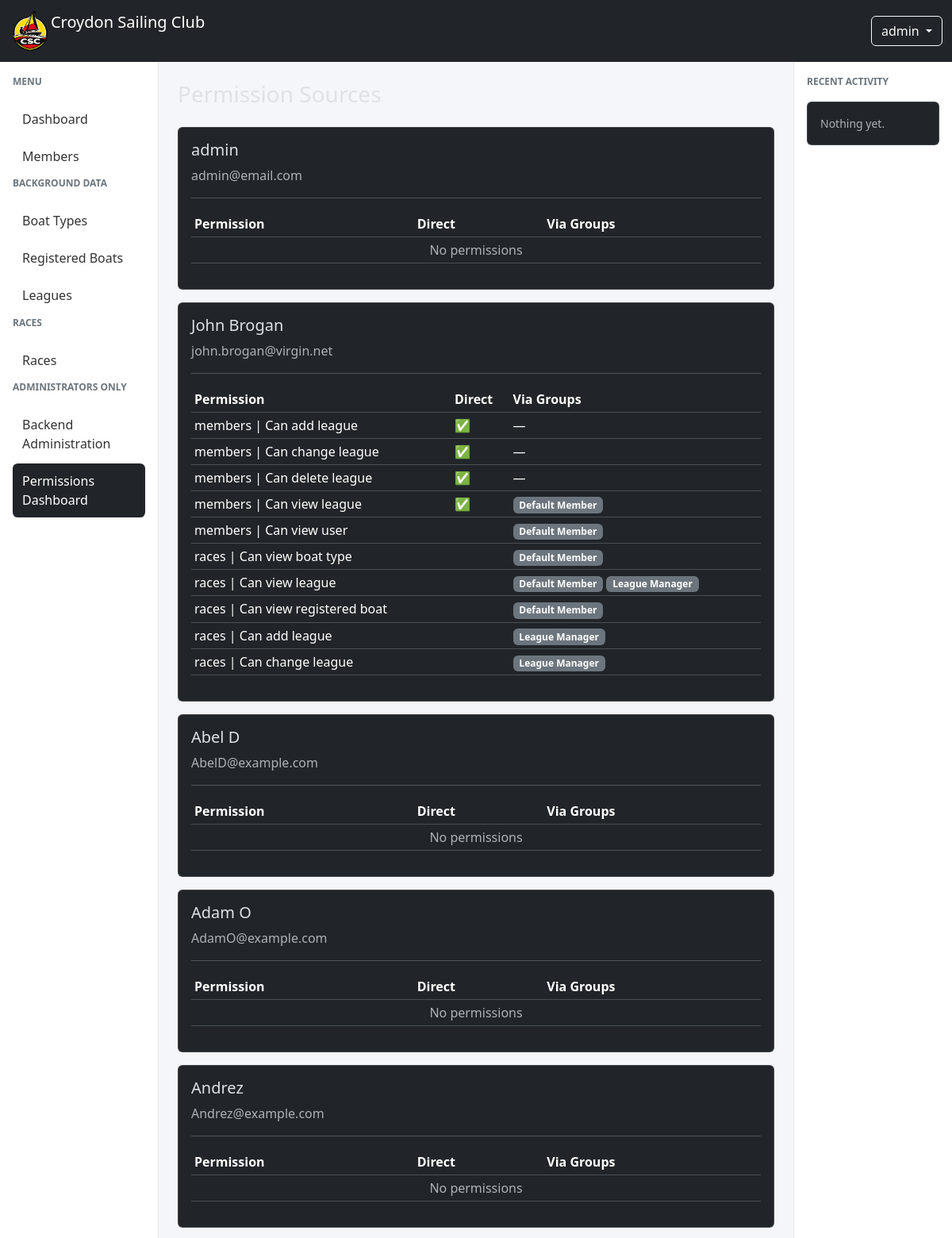
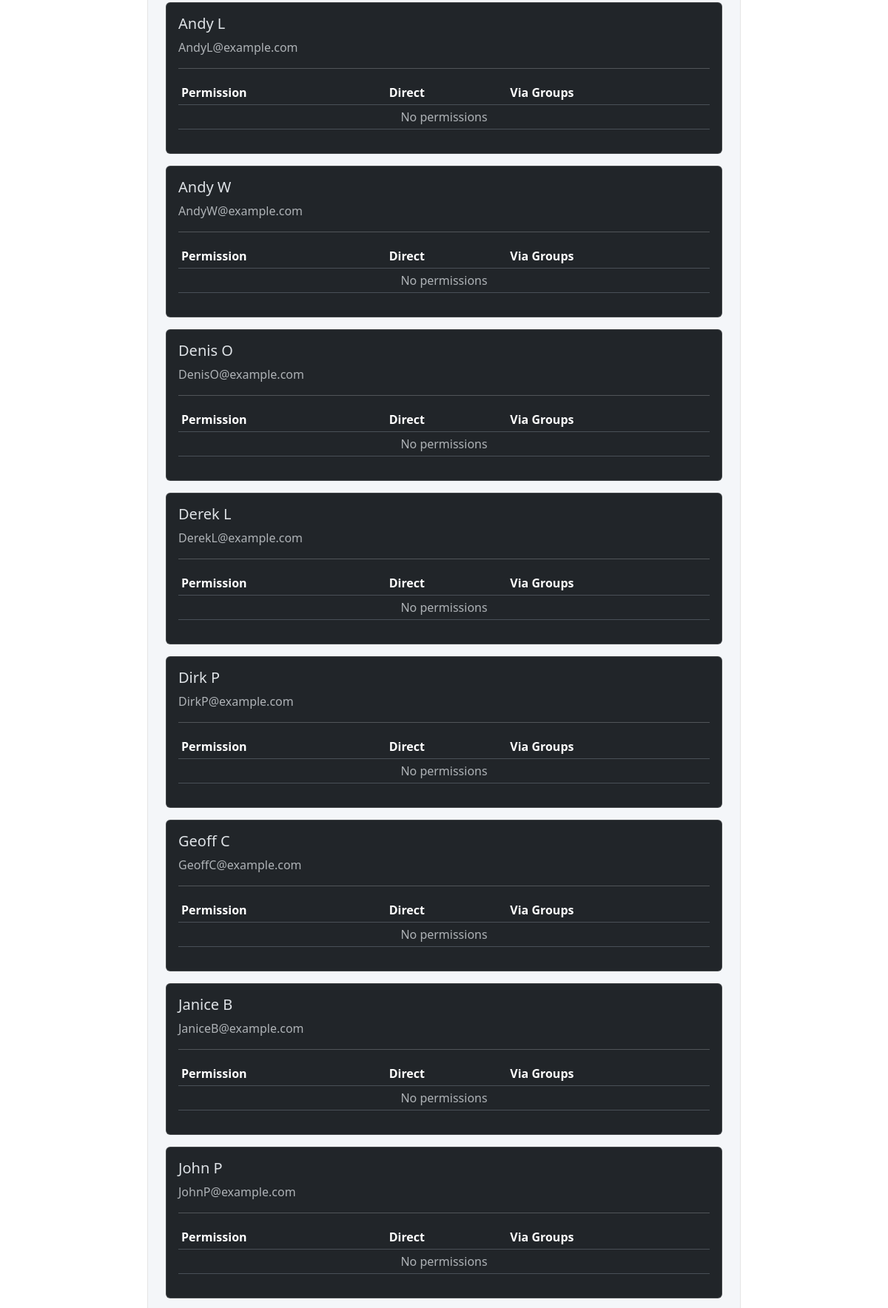
/members/permissions/ (signed in, upper part), run on the app's committed database (2 pictures, top to bottom).
### members/models.py (models this page shows, shortened)
class Member(AbstractUser):
    username = models.CharField(
        max_length=150,
        unique=True,
        null=True,
        blank=True,
        verbose_name="Alias"
    )
    email = models.EmailField(
        unique=True,
        verbose_name="Email Address"
    )
    full_name = models.CharField(
        max_length=255,
        blank=True,
        help_text="Full name as an alternative to first and last name"
    )
    email_verified = models.BooleanField(
        default=False,
        help_text="Designates whether the user's email has been verified"
    )
    default_boat = models.ForeignKey(
        "races.RegisteredBoat",
        on_delete=models.SET_NULL,
        null=True,
        blank=True,
        related_name="default_for_members",
    )
    USERNAME_FIELD = "email"
    REQUIRED_FIELDS = ["username"]
    def get_short_name(self):
        return self.full_name or self.username or self.email

### members/views.py (the view)
# urls.py: path("permissions/", PermissionDashboardView.as_view(), name="permission-dashboard"),
class PermissionDashboardView(UserPassesTestMixin, TemplateView):
    template_name = "members/permission_dashboard.html"
    def test_func(self):
        return self.request.user.is_staff
    def get_context_data(self, **kwargs):
        context = super().get_context_data(**kwargs)
        users = User.objects.all().prefetch_related(
            "groups__permissions",
            "user_permissions"
        )
        dashboard = []
        for user in users:
            perm_map = {}
            for perm in user.user_permissions.all():
                key = perm.id
                perm_map.setdefault(key, {
                    "perm": perm,
                    "direct": False,
                    "groups": []
                })
                perm_map[key]["direct"] = True
            for group in user.groups.all():
                for perm in group.permissions.all():
                    key = perm.id
                    perm_map.setdefault(key, {
                        "perm": perm,
                        "direct": False,
                        "groups": []
                    })
                    perm_map[key]["groups"].append(group)
            dashboard.append({
                "user": user,
                "permissions": perm_map.values(),
            })
        context["dashboard"] = dashboard
        return context

### members/templates/members/permission_dashboard.html (shortened to what this page needs)
{% extends "base.html" %}
{% block content %}
<h3 class="mb-4">Permission Sources</h3>
{% for entry in dashboard %}
<div class="card mb-3">
    <div class="card-body">
        <h5>{{ entry.user.get_short_name }}</h5>
        <p class="text-muted">{{ entry.user.email }}</p>
        <hr>
        <table class="table table-sm">
            <thead>
                <tr>
                    <th>Permission</th>
                    <th>Direct</th>
                    <th>Via Groups</th>
                </tr>
            </thead>
            <tbody>
                {% for item in entry.permissions %}
                <tr>
                    <td>
                        {{ item.perm.content_type.app_label }} |
                        {{ item.perm.name }}
                    </td>
                    <td>
                        {% if item.direct %}
                            ✅
                        {% endif %}
                    </td>
                    <td>
                        {% for g in item.groups %}
                            <span class="badge bg-secondary">
                                {{ g.name }}
                            </span>
                        {% empty %}
                            —
                        {% endfor %}
                    </td>
                </tr>
                {% empty %}
                <tr>
                    <td colspan="3" class="text-muted text-center">
                        No permissions
                    </td>
                </tr>
                {% endfor %}
            </tbody>
        </table>
    </div>
</div>
{% endfor %}
{% endblock %}

### csc_manager/templates/base.html (shortened to what this page needs)
{% load bootstrap5 %}
{% load static %}
<!DOCTYPE html>
<html lang="en" data-bs-theme="dark">
<head>
    {% bootstrap_css %}
</head>
<body>
<nav class="navbar navbar-expand-lg navbar-dark bg-dark">
    <div class="container-fluid">
        <a class="navbar-brand d-flex align-items-centre" href="/">
            <img src="{% static 'img/csc_logo_cropped.png' %}" class="logo"> Croydon Sailing Club
        </a>
        <div class="ms-auto">
            {% if user.is_authenticated %}
            <div class="dropdown">
                <a class="btn btn-outline-light dropdown-toggle"
                   data-bs-toggle="dropdown">
                    {{ user.get_short_name|default:user.email }}
                </a>
            </div>
            {% else %}
                <a class="btn btn-outline-light" href="{% url 'login' %}">
                    Login
                </a>
            {% endif %}
        </div>
    </div>
</nav>
<div class="container-fluid">
    <div class="row">
        <div class="col-lg-2 d-none d-lg-block sidebar p-3">
            {% include "components/sidebar_menu.html" %}
        </div>
        <main class="col-lg-8 col-12 p-4">
            {% block content %}{% endblock %}
        </main>
        <div class="col-lg-2 d-none d-lg-block activity-panel p-3">
            <div class="sidebar-title">Recent Activity</div>
            {% block rightpanel %}
            <div class="card">
                <div class="card-body small text-muted">
                    Nothing yet.
                </div>
            </div>
            {% endblock %}
        </div>
    </div>
</div>
</body>
</html>

### csc_manager/templates/base.html (style rules this page uses)
body { background-color: #f4f6f9; }
.logo { height: 52px; width: auto; max-width: none; display: block; }
.sidebar { min-height: calc(100vh - 56px); border-right: 1px solid #e5e5e5; background: white; }
.sidebar-title { font-size: 0.75rem; font-weight: 600; text-transform: uppercase; color: #6c757d; margin-bottom: 1rem; }
.activity-panel { background: white; border-left: 1px solid #e5e5e5; min-height: calc(100vh - 56px); }
.activity-panel .card { margin-bottom: 0.75rem; }
.navbar-brand { flex: 0 0 auto; max-width: none; }
.navbar-brand img { max-width: none !important; }
.navbar > .container-fluid { flex-wrap: nowrap; }

### data on the page
Member: get_short_name "admin", user.get_short_name "admin", user.email "admin@email.com"
Member: user.get_short_name "John Brogan", user.email "john.brogan@virgin.net"
Member: user.get_short_name "Abel D", user.email "AbelD@example.com"
Member: user.get_short_name "Adam O", user.email "AdamO@example.com"
Member: user.get_short_name "Andrez", user.email "Andrez@example.com"
Member: user.get_short_name "Andy L", user.email "AndyL@example.com"
Member: user.get_short_name "Andy W", user.email "AndyW@example.com"
Member: user.get_short_name "Denis O", user.email "DenisO@example.com"
Member: user.get_short_name "Derek L", user.email "DerekL@example.com"
Member: user.get_short_name "Dirk P", user.email "DirkP@example.com"
Member: user.get_short_name "Geoff C", user.email "GeoffC@example.com"
Member: user.get_short_name "Janice B", user.email "JaniceB@example.com"
Member: user.get_short_name "John P", user.email "JohnP@example.com"

### other printed values
{{ item.perm.content_type.app_label }} "members"
{{ item.perm.name }} "Can add league"
{{ item.perm.name }} "Can change league"
{{ item.perm.name }} "Can delete league"
{{ item.perm.name }} "Can view league"
{{ g.name }} "Default Member"
{{ item.perm.name }} "Can view user"
{{ item.perm.content_type.app_label }} "races"
{{ item.perm.name }} "Can view boat type"
{{ g.name }} "League Manager"
{{ item.perm.name }} "Can view registered boat"
